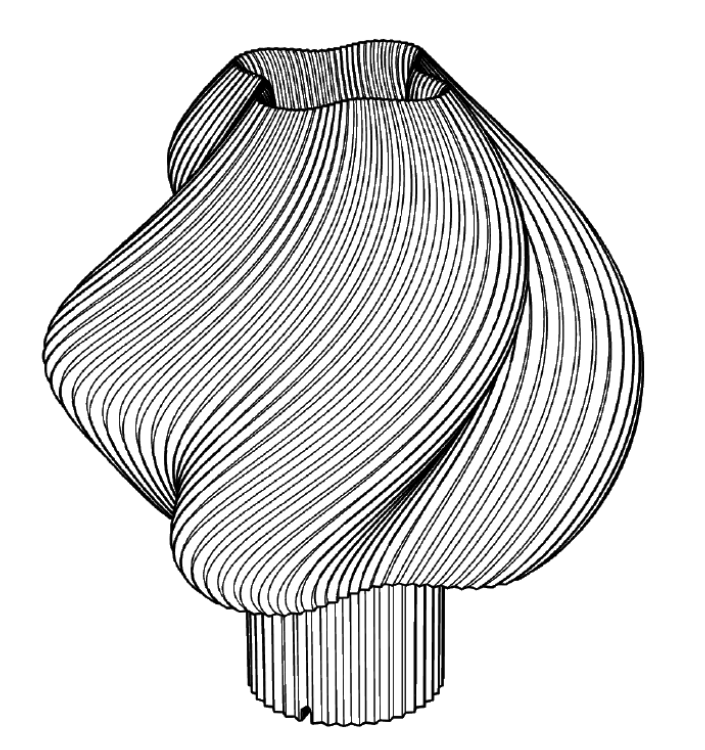
#> input picture targets/view34/image.png, 705 x 750 px, given in place of fusion_rel_size_YZ.jpg, which was not available
$ python targets.py   (older library calls are emulated)
#> lines starting #> are read from the running program, lines starting #| are printed output that depends on the picture
### measure_canvas.py
"""
Measure the canvas drawing in Fusion's own coordinates.

Calibration is taken from fusion_dump.txt (DumpCanvas script), canvas 'rel_size' (YZ plane):
  plane origin z = 60 mm, transform Matrix2D [-22.67524, 0, 11.33762 | 0, 26.008172, -13.004086] (cm)
  -> horizontal: 226.7524 mm over the image width, centred on the Z axis
  -> vertical:   260.08172 mm over the image height, image bottom at z = -70.04 mm
If you move/rescale the canvas in Fusion, re-run DumpCanvas and update the numbers below.

Writes silhouette_front.csv and rib_slope_center.csv (used by fit.py).
"""
import os
import numpy as np
import cv2

HERE = os.path.dirname(os.path.abspath(__file__))
IMG = os.path.join(HERE, 'reference', 'fusion_rel_size_YZ.jpg')

W_MM, H_MM = 226.7524, 260.08172       # canvas size in Fusion
PLANE_Z, V_OFF = 60.0, -130.04086      # plane origin z, transform v offset (mm)

im = cv2.imread(IMG, 0)
#> im is the input picture: shape (750, 705); min 0, max 255, mean 217.8
H_PX, W_PX = im.shape
#> H_PX = 750; W_PX = 705
SX = W_MM / W_PX                       # mm per pixel horizontally
#> SX = 0.322
SZ = H_MM / H_PX                       # mm per pixel vertically
#> SZ = 0.347
COL0 = W_PX / 2 - 0.5                  # pixel column on the Z axis
#> COL0 = 352


def col_to_mm(c):
    return (np.asarray(c, float) - COL0) * SX


def row_to_z(r):
    return PLANE_Z + V_OFF + H_MM * (1 - (np.asarray(r, float) + 0.5) / H_PX)


def z_to_row(z):
    return (1 - (np.asarray(z, float) - PLANE_Z - V_OFF) / H_MM) * H_PX - 0.5


# [30 lines left out: function main, not called in this run]


# [2 lines that do not run on import are left out]

### checkpoints.py
"""
10 mm checkpoints: does the model hit the drawing?

1. Trace drawn rib lines upward from the bottom rim (many start points across the front).
2. For each traced rib, the model rib starting at the same point (same local angle θ0) is
   x(z) = r0(z) * rho(θ0, k(z)) * cos(θ0 + twist(z))     (front view, camera at -Y)
3. Compare every 10 mm: rib x-position error (mm) and silhouette error (mm).

Run:  python checkpoints.py            -> evaluates the current fit (fit_result.txt)
Used by fit_ribs.py as the objective.
"""
import os
import numpy as np
import cv2
import model as m
import measure_canvas as mc

HERE = os.path.dirname(os.path.abspath(__file__))
IMG = cv2.imread(mc.IMG, 0)
_f = IMG.astype(np.float32) / 255
_gx = cv2.Sobel(_f, cv2.CV_32F, 1, 0, ksize=3); _gy = cv2.Sobel(_f, cv2.CV_32F, 0, 1, ksize=3)
#> after `_gy = cv2.Sobel(_f, cv2.CV_32F, 0, 1, ksize=3)`:
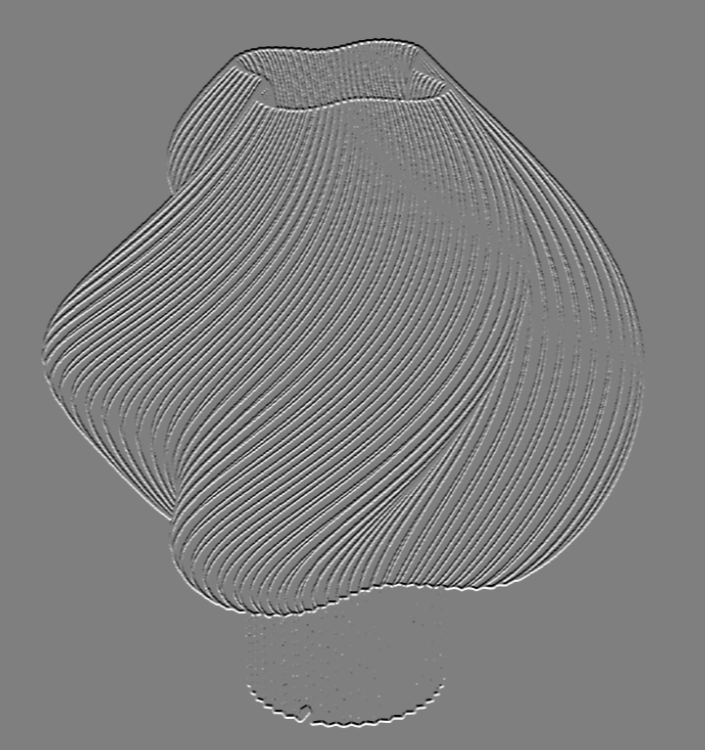
#> _gy: shape (750, 705) float32; min -3.99, max 4, mean -4.04e-10; drawn with min black and max white
_k = (15, 15)
_Jxx = cv2.GaussianBlur(_gx * _gx, _k, 0); _Jyy = cv2.GaussianBlur(_gy * _gy, _k, 0); _Jxy = cv2.GaussianBlur(_gx * _gy, _k, 0)
#> after `_Jxx = cv2.GaussianBlur(_gx * _gx, _k, 0)`:
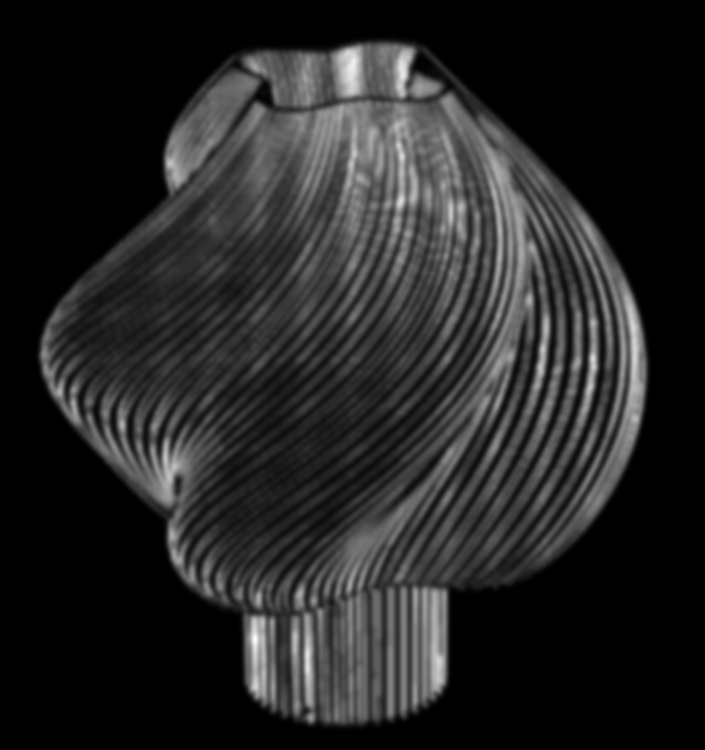
#> _Jxx: shape (750, 705) float32; min 0, max 9.58, mean 1.39; drawn with min black and max white
#> after `_Jyy = cv2.GaussianBlur(_gy * _gy, _k, 0)`:
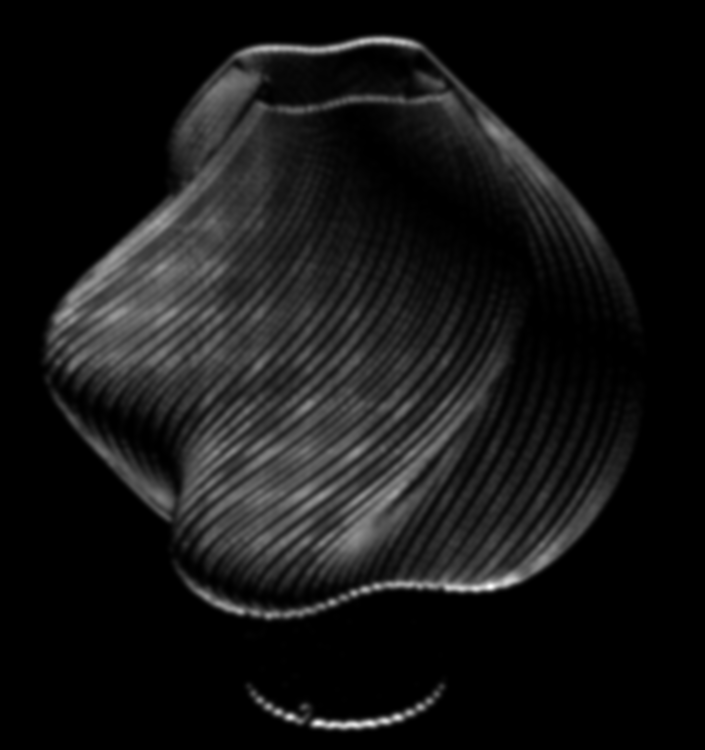
#> _Jyy: shape (750, 705) float32; min 0, max 6.55, mean 0.55; drawn with min black and max white
#> after `_Jxy = cv2.GaussianBlur(_gx * _gy, _k, 0)`:
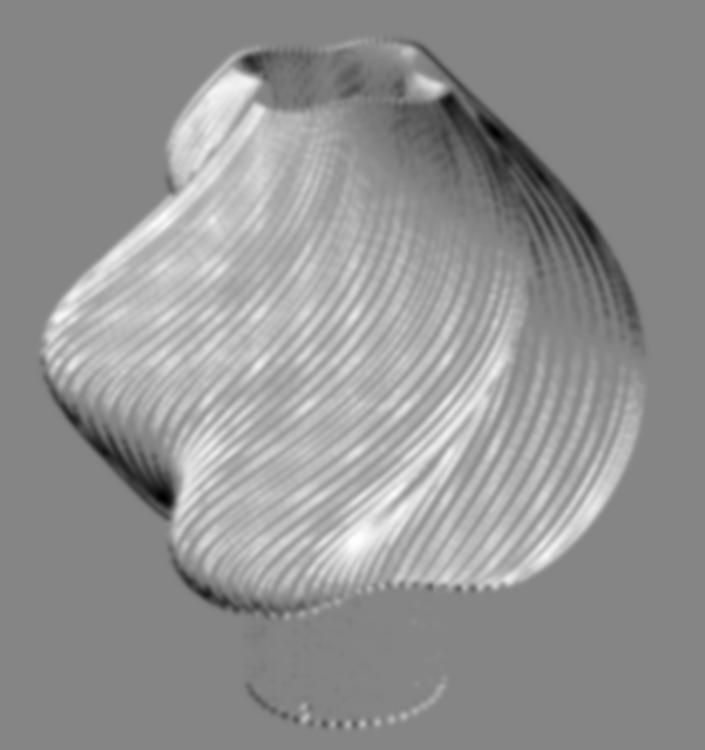
#> _Jxy: shape (750, 705) float32; min -3.92, max 3.59, mean 0.417; drawn with min black and max white
ANG = 0.5 * np.arctan2(2 * _Jxy, _Jxx - _Jyy) + np.pi / 2
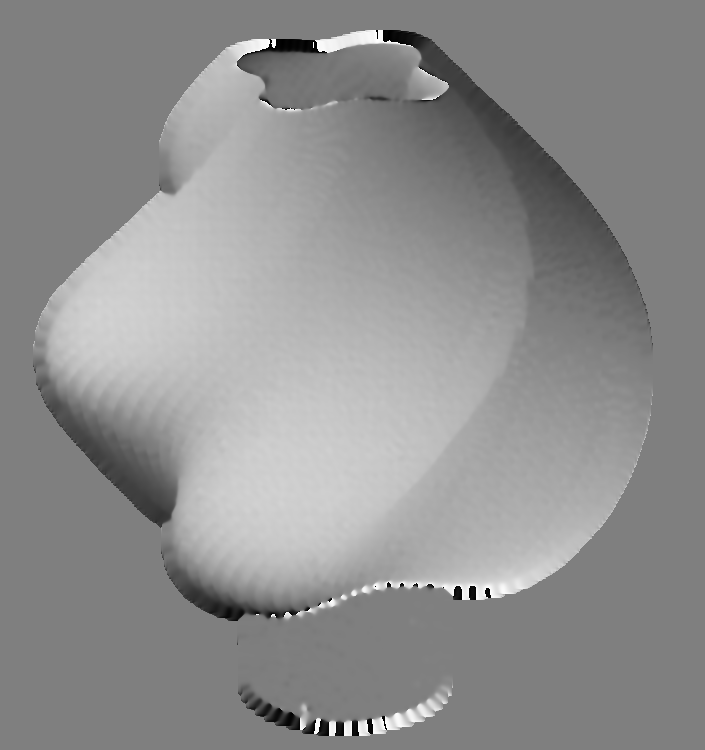
#> ANG: shape (750, 705) float32; min 0, max 3.14, mean 1.77; drawn with min black and max white
COH = np.sqrt((_Jxx - _Jyy) ** 2 + 4 * _Jxy ** 2) / (_Jxx + _Jyy + 1e-9)
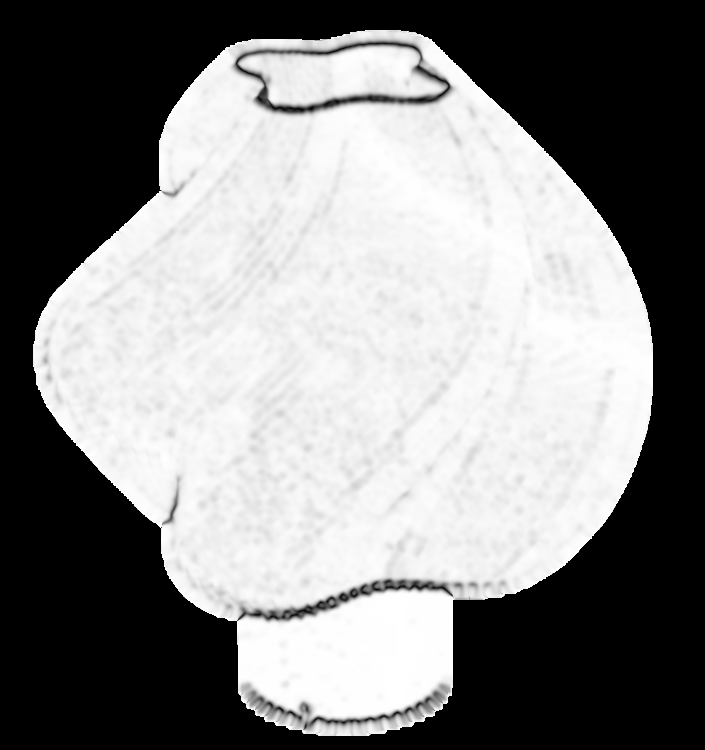
#> COH: shape (750, 705) float32; min 0, max 1, mean 0.52
DARK = cv2.GaussianBlur(255 - IMG, (5, 1), 0).astype(float)
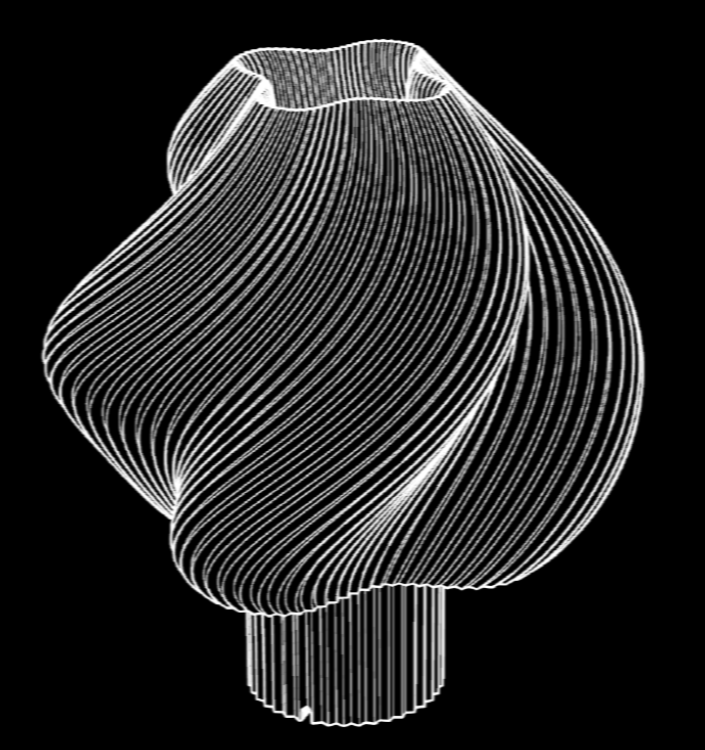
#> DARK: shape (750, 705) float64; min 0, max 255, mean 37.3
#> (the run stopped early here; a loop or call above may not have finished)
